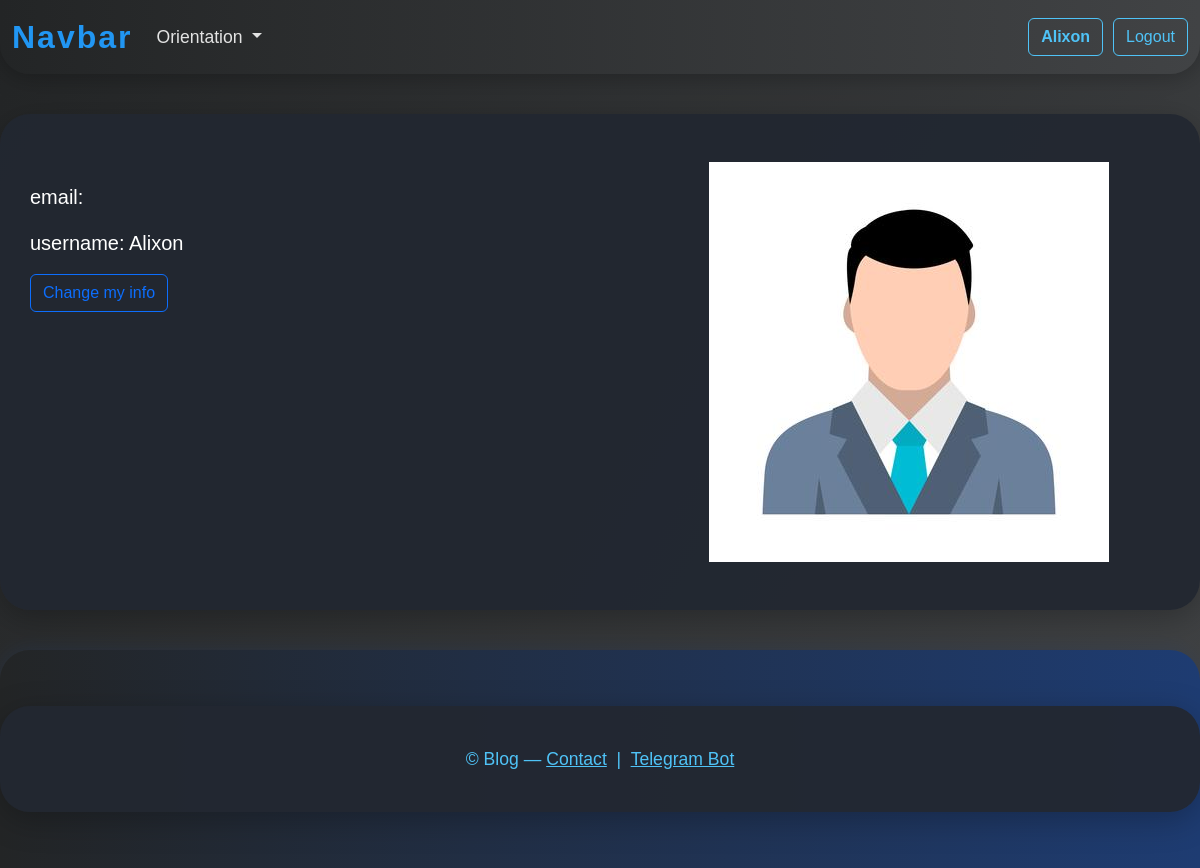
The app's page /profile/ (signed in), older data.
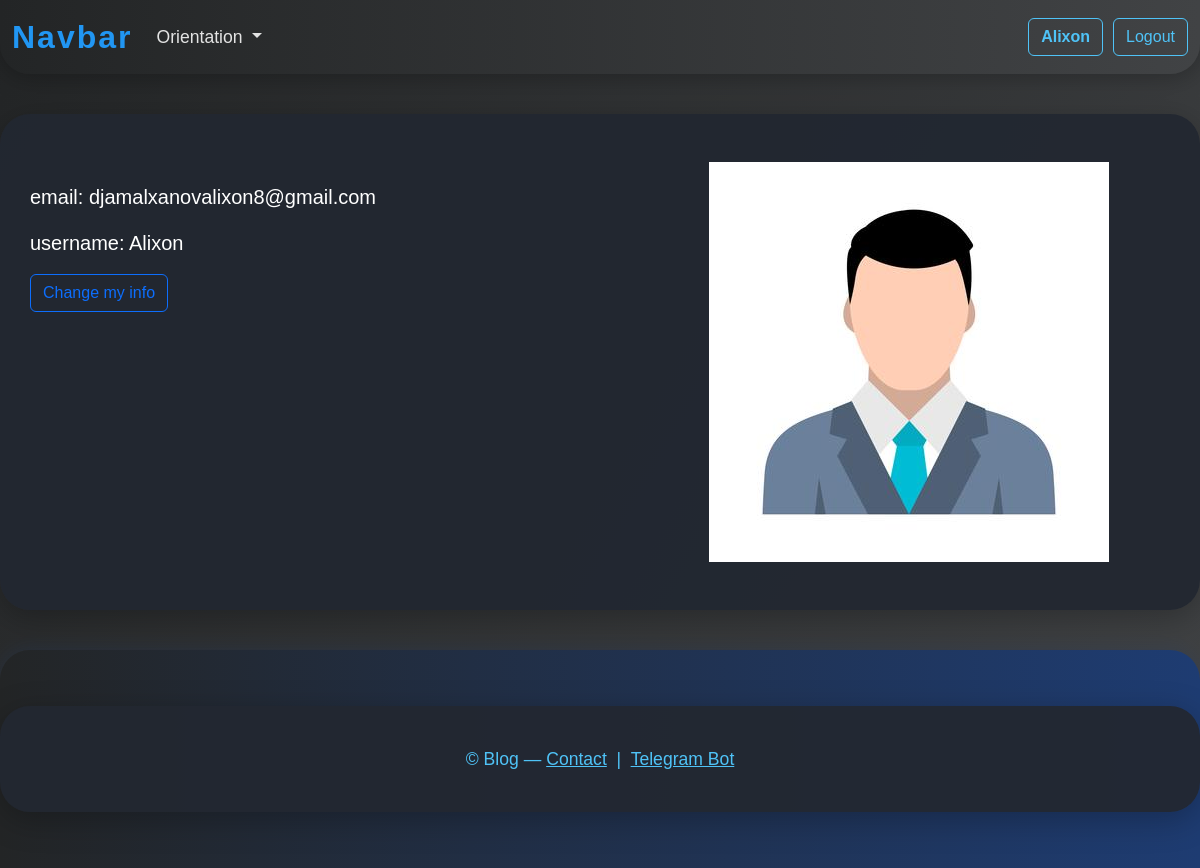
The same page, newer data.
### todo/models.py (models this page shows, shortened)
class CustomUser(AbstractUser):
    username = models.CharField(max_length=50, unique=True)
    email = models.EmailField(unique=True)

### todo/views.py (the view)
# urls.py: path('profile/', views.profile, name='profile'),
@login_required
def profile(request):
    user = request.user
    profile = Profile.objects.filter(user=user).first()
    context = {
        'profile': profile,
        'user': user,
    }
    return render(request, 'user/profile.html')

### templates/user/profile.html (shortened to what this page needs)
{% extends 'todo/base.html' %}
{% load static %}
{% load crispy_forms_tags %}
{% block content %}
    <div class="row featurette my-2">
        <div class="col-md-7">
            <p class="lead"> email: {{ user.email }}</p>
            <p class="lead"> username: {{ user.username }}</p>
            <a href="{% url 'change_profile' %}" class="btn btn-outline-primary">Change my info</a>
        </div>
        <div class="col-md-5">
            {% if profile.image %}
                <img style="width: 400px; height: 400px; object-fit: cover;" src="{{ profile.image.url }}" alt="Rasm">
            {% else %}
                <img style="width: 400px; height: 400px; object-fit: cover;" src="{% static 'img/default.jpg' %}"
                     alt="Rasm">
            {% endif %}
        </div>
    </div>
{% endblock %}

### templates/todo/base.html (shortened to what this page needs)
{% load static %}
<!doctype html>
<html lang="en" class="h-100">
<head>
    <link href="https://cdn.jsdelivr.net/npm/bootstrap@5.3.6/dist/css/bootstrap.min.css" rel="stylesheet"
>
    <link rel="stylesheet" href="{% static 'main.css' %}">
</head>
<body class="d-flex flex-column h-100">
<header>
    <nav class="navbar navbar-expand-lg bg-body-tertiary main__navbar">
    <div class="container-fluid">
        <a class="navbar-brand" href="#">Navbar</a>
        <div class="collapse navbar-collapse" id="navbarSupportedContent">
            <ul class="navbar-nav me-auto mb-2 mb-lg-0">
                <li class="nav-item dropdown">
                    <a class="nav-link dropdown-toggle" href="#" role="button" data-bs-toggle="dropdown"
                       aria-expanded="false">
                        Orientation
                    </a>
                </li>
            </ul>
            {% if user.is_authenticated %}
                <a style="margin-left: 10px;" type='button' href="{%url 'profile'%}" class="btn btn-outline-secondary"><strong>{{ user.username }}</strong></a>
                <a style="margin-left: 10px;" type='button' href="{% url 'logout' %}" class="btn btn-outline-secondary">Logout</a>
            {% else %}
                <a style="margin-left: 10px;" type='button' href="{% url 'login' %}" class="btn btn-outline-secondary">Log in</a>
                <a style="margin-left: 10px;" type='button' href="{% url 'register' %}" class="btn btn-outline-secondary">Register</a>
            {% endif %}
        </div>
    </div>
</nav>
</header>
<div class="container">
    {% block content %}
    {% endblock %}
</div>
<footer class="footer mt-auto py-3">
    <div class="container text-center">
        <span class="text-muted" style="color: #4fc3f7 !important;">
            &copy; {{ year }} Blog &mdash;
            <a href="mailto:djamalxanovalixon8@gmail.com"
               style="color: #4fc3f7; text-decoration: underline;">Contact</a>
            &nbsp;|&nbsp;
            <a href="https://t.me/Flickhelper_bot" target="_blank" style="color: #4fc3f7; text-decoration: underline;">
                Telegram Bot
            </a>
        </span>
    </div>
</footer>
</body>
</html>

Row changes from the older to the newer data that the page shows:
changed CustomUser "Alixon": email (not shown) → "djamalxanovalixon8@gmail.com"
